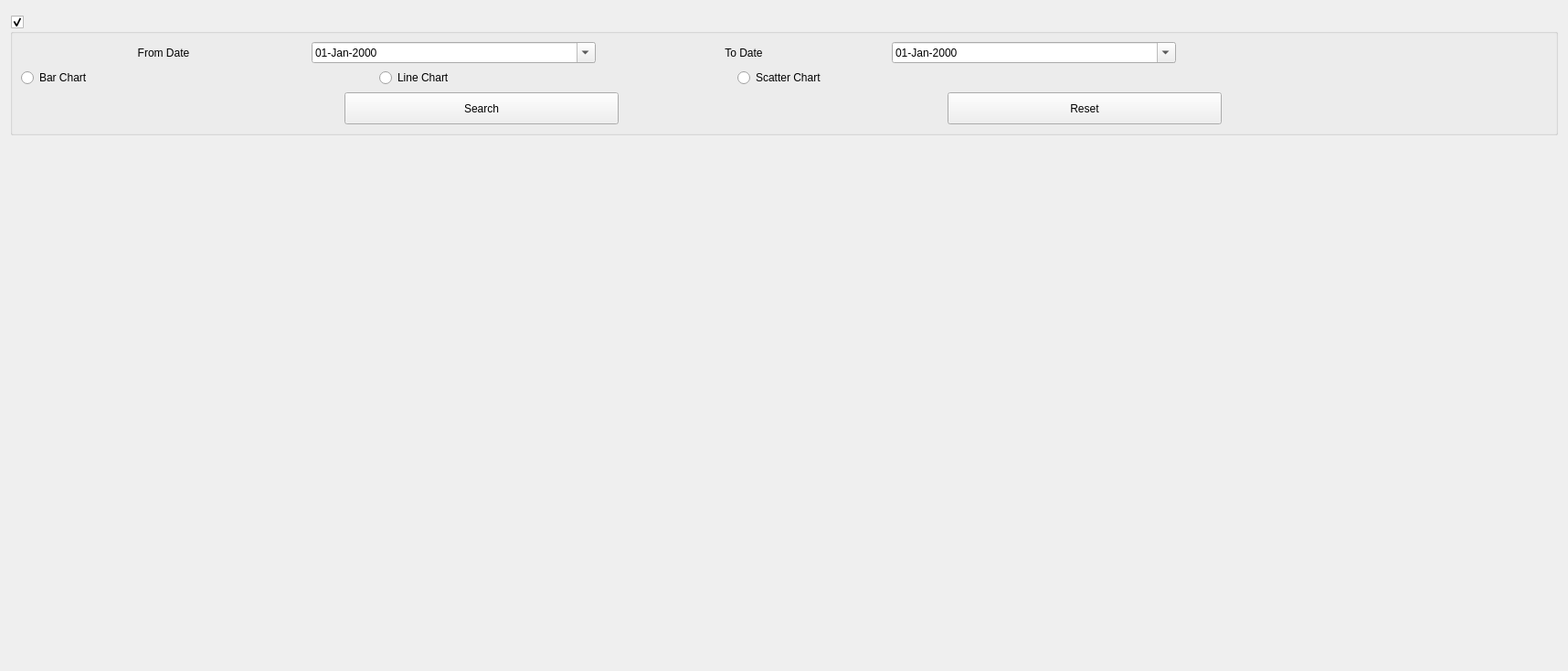
<?xml version="1.0" encoding="UTF-8"?>
<ui version="4.0">
 <class>chart</class>
 <widget class="QWidget" name="chart">
  <property name="geometry">
   <rect>
    <x>0</x>
    <y>0</y>
    <width>1716</width>
    <height>734</height>
   </rect>
  </property>
  <property name="sizePolicy">
   <sizepolicy hsizetype="Expanding" vsizetype="Preferred">
    <horstretch>0</horstretch>
    <verstretch>0</verstretch>
   </sizepolicy>
  </property>
  <property name="windowTitle">
   <string>Form</string>
  </property>
  <layout class="QGridLayout" name="gridLayout_3">
   <item row="0" column="0">
    <widget class="Header" name="widget" native="true">
     <property name="sizePolicy">
      <sizepolicy hsizetype="Preferred" vsizetype="Fixed">
       <horstretch>0</horstretch>
       <verstretch>0</verstretch>
      </sizepolicy>
     </property>
    </widget>
   </item>
   <item row="1" column="0">
    <widget class="QGroupBox" name="groupBox">
     <property name="sizePolicy">
      <sizepolicy hsizetype="Preferred" vsizetype="Fixed">
       <horstretch>0</horstretch>
       <verstretch>0</verstretch>
      </sizepolicy>
     </property>
     <property name="title">
      <string/>
     </property>
     <property name="checkable">
      <bool>true</bool>
     </property>
     <layout class="QGridLayout" name="gridLayout_2">
      <item row="0" column="0">
       <widget class="QLabel" name="fromDateLabel">
        <property name="text">
         <string>From Date</string>
        </property>
        <property name="alignment">
         <set>Qt::AlignCenter</set>
        </property>
       </widget>
      </item>
      <item row="0" column="2">
       <widget class="QLabel" name="toDateLabel">
        <property name="text">
         <string>To Date</string>
        </property>
        <property name="alignment">
         <set>Qt::AlignCenter</set>
        </property>
       </widget>
      </item>
      <item row="0" column="4">
       <spacer name="horizontalSpacer_2">
        <property name="orientation">
         <enum>Qt::Horizontal</enum>
        </property>
        <property name="sizeType">
         <enum>QSizePolicy::Fixed</enum>
        </property>
        <property name="sizeHint" stdset="0">
         <size>
          <width>400</width>
          <height>20</height>
         </size>
        </property>
       </spacer>
      </item>
      <item row="1" column="0" colspan="5">
       <layout class="QHBoxLayout" name="horizontalLayout_2">
        <item>
         <widget class="QRadioButton" name="barRadioButton">
          <property name="text">
           <string>Bar Chart</string>
          </property>
         </widget>
        </item>
        <item>
         <widget class="QRadioButton" name="lineRadioButton">
          <property name="text">
           <string>Line Chart</string>
          </property>
         </widget>
        </item>
        <item>
         <widget class="QRadioButton" name="scatterRadioButton">
          <property name="text">
           <string>Scatter Chart</string>
          </property>
         </widget>
        </item>
        <item>
         <spacer name="horizontalSpacer">
          <property name="orientation">
           <enum>Qt::Horizontal</enum>
          </property>
          <property name="sizeType">
           <enum>QSizePolicy::Fixed</enum>
          </property>
          <property name="sizeHint" stdset="0">
           <size>
            <width>500</width>
            <height>20</height>
           </size>
          </property>
         </spacer>
        </item>
       </layout>
      </item>
      <item row="2" column="0" colspan="5">
       <layout class="QHBoxLayout" name="horizontalLayout_3">
        <item>
         <widget class="QPushButton" name="searchButton">
          <property name="sizePolicy">
           <sizepolicy hsizetype="Fixed" vsizetype="Fixed">
            <horstretch>0</horstretch>
            <verstretch>0</verstretch>
           </sizepolicy>
          </property>
          <property name="minimumSize">
           <size>
            <width>300</width>
            <height>35</height>
           </size>
          </property>
          <property name="maximumSize">
           <size>
            <width>200</width>
            <height>16777215</height>
           </size>
          </property>
          <property name="text">
           <string>Search</string>
          </property>
         </widget>
        </item>
        <item>
         <widget class="QPushButton" name="resetButton">
          <property name="sizePolicy">
           <sizepolicy hsizetype="Fixed" vsizetype="Fixed">
            <horstretch>0</horstretch>
            <verstretch>0</verstretch>
           </sizepolicy>
          </property>
          <property name="minimumSize">
           <size>
            <width>300</width>
            <height>35</height>
           </size>
          </property>
          <property name="maximumSize">
           <size>
            <width>200</width>
            <height>16777215</height>
           </size>
          </property>
          <property name="text">
           <string>Reset</string>
          </property>
         </widget>
        </item>
       </layout>
      </item>
      <item row="0" column="1">
       <widget class="QDateTimeEdit" name="fromDateValue">
        <property name="displayFormat">
         <string>dd-MMM-yyyy</string>
        </property>
        <property name="calendarPopup">
         <bool>true</bool>
        </property>
       </widget>
      </item>
      <item row="0" column="3">
       <widget class="QDateTimeEdit" name="toDateValue">
        <property name="displayFormat">
         <string>dd-MMM-yyyy</string>
        </property>
        <property name="calendarPopup">
         <bool>true</bool>
        </property>
       </widget>
      </item>
     </layout>
    </widget>
   </item>
   <item row="2" column="0">
    <widget class="QWidget" name="matplotLibWidget" native="true"/>
   </item>
  </layout>
 </widget>
 <customwidgets>
  <customwidget>
   <class>Header</class>
   <extends>QWidget</extends>
   <header location="global">_widgets.header</header>
   <container>1</container>
  </customwidget>
 </customwidgets>
 <resources/>
 <connections/>
</ui>
